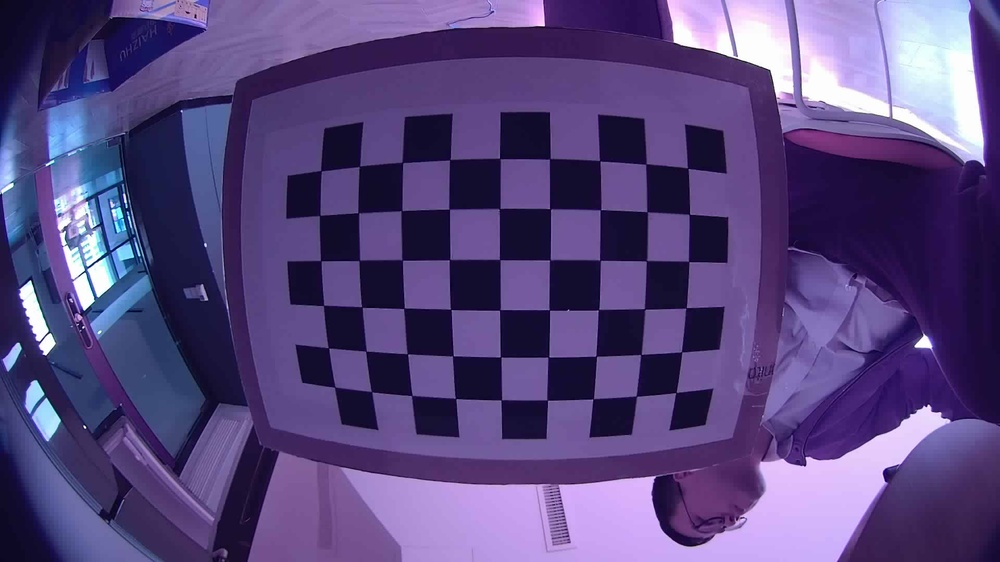
#> input picture deep-learning-library/openCV/data/1.jpg, 1000 x 562 px, shrunk from 1920 x 1080 before the run; its folder holds only this picture in this run
$ python cameraCalibration.py
#> lines starting #> are read from the running program, lines starting #| are printed output that depends on the picture; after the words box and inside, x2 and y2 are one past the last pixel; in counts of white or black regions, pixels touching at a corner belong together
import numpy as np
import cv2
import glob

# termination criteria
criteria = (cv2.TERM_CRITERIA_EPS + cv2.TERM_CRITERIA_MAX_ITER, 50, 0.001)

# prepare object points, like (0,0,0), (1,0,0), (2,0,0) ....,(6,5,0)
objp = np.zeros((6*9,3), np.float32)
objp[:,:2] = np.mgrid[0:9,0:6].T.reshape(-1,2)

# Arrays to store object points and image points from all the images.
objpoints = [] # 3d point in real world space
imgpoints = [] # 2d points in image plane.

images = glob.glob('data\\*.jpg')


for fname in images:
    img = cv2.imread(fname)
#> img is the input picture: shape (562, 1000, 3); mean B, G, R 125.9, 71.5, 87.9
    gray = cv2.cvtColor(img,cv2.COLOR_BGR2GRAY)
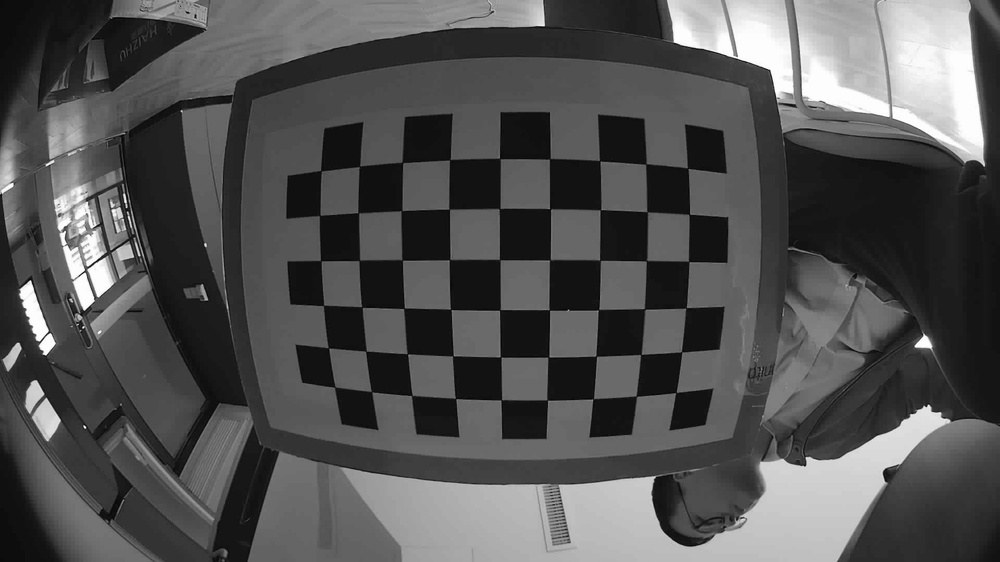
#> gray: shape (562, 1000); min 5, max 255, mean 82.6

    # Find the chess board corners
    ret, corners = cv2.findChessboardCorners(gray, (9,6),None)
#> ret = True; corners = 54 rows, first 8: [676.1, 392.5], [636.3, 396.2], [593.2, 398.8], [547.2, 400.1], [501.1, 400], [455.7, 398.5], [411.7, 395.5], [371.7, 391.7]

    # If found, add object points, image points (after refining them)
    if ret == True:
        objpoints.append(objp)

        corners2 = cv2.cornerSubPix(gray,corners,(9,9),(-1,-1),criteria)
#> corners2 = 54 rows, first 8: [675.9, 392.5], [636.4, 396.2], [593.2, 398.7], [547.3, 400.1], [501.3, 399.7], [455.5, 398.5], [411.8, 395.4], [371.5, 391.7]
        imgpoints.append(corners2)

        # Draw and display the corners
        img = cv2.drawChessboardCorners(img, (9,6), corners2,ret)
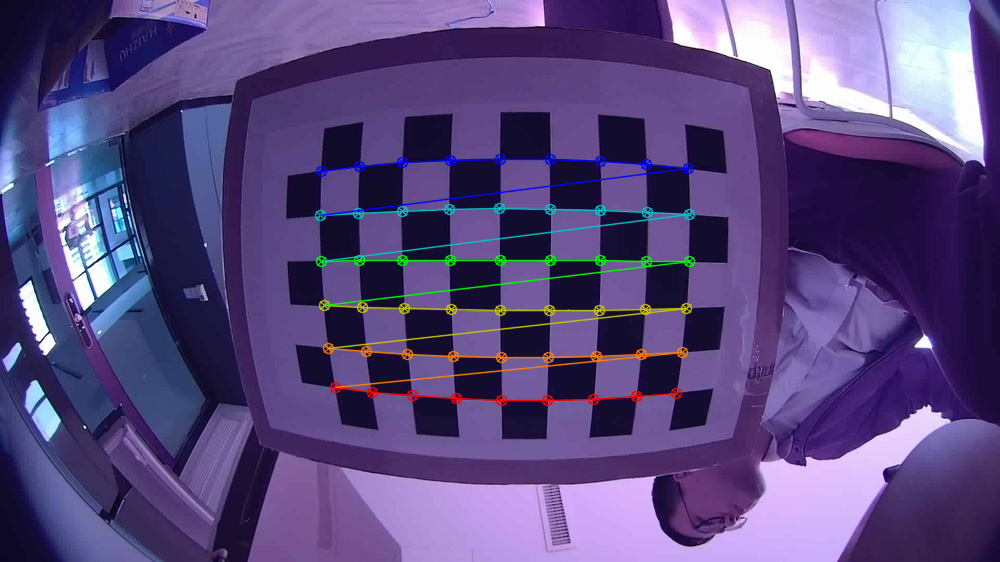
#> img: shape (562, 1000, 3); 2.85% of pixels changed, all inside (x1, y1, x2, y2) = (314, 153, 696, 407)
        cv2.imshow('img',img)
        cv2.waitKey(5)

cv2.destroyAllWindows()

ret, mtx, dist, rvecs, tvecs = cv2.calibrateCamera(objpoints, imgpoints, gray.shape[::-1],None,None)
#> ret = 0.224; mtx = [[367.1, 0, 528.6], [0, 368.2, 280.4], [0, 0, 1]]; dist = [[-0.355, 0.16, -0.00455, -0.00864, -0.0504]]; rvecs = ([0.0134, -0.186, 3.14],); tvecs = ([3.42, 2.59, 7.53],)

#print(mtx,'\n ------\n' , dist, '\n -------')
img = cv2.imread('debug\\test04.jpg') #随便照一张照片测试一下
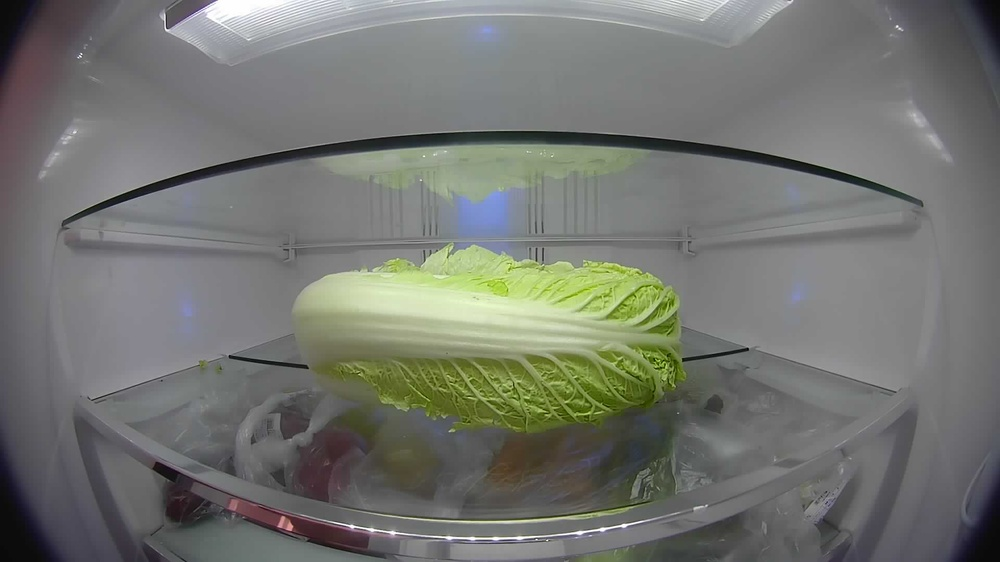
#> input picture deep-learning-library/openCV/debug/test04.jpg, 1000 x 562 px, shrunk from 1920 x 1080 before the run, found by its file name
#> img is the input picture: shape (562, 1000, 3); mean B, G, R 111.7, 117, 115.1
h,  w = img.shape[:2]
#> h = 562; w = 1000
#print('h,w:',img.shape[:2])
newcameramtx, roi=cv2.getOptimalNewCameraMatrix(mtx,dist,(w,h),1,(w,h))
#> newcameramtx = [[367.1, 0, 528.6], [0, 215.2, 244.6], [0, 0, 1]]; roi = (0, 81, 999, 328)
#print(newcameramtx,'\n ------\n' , roi)
# undistort
#dst = cv2.undistort(img, mtx, dist, None, newcameramtx)

# undistort
mapx,mapy = cv2.initUndistortRectifyMap(mtx,dist,None,None,(w,h),5)
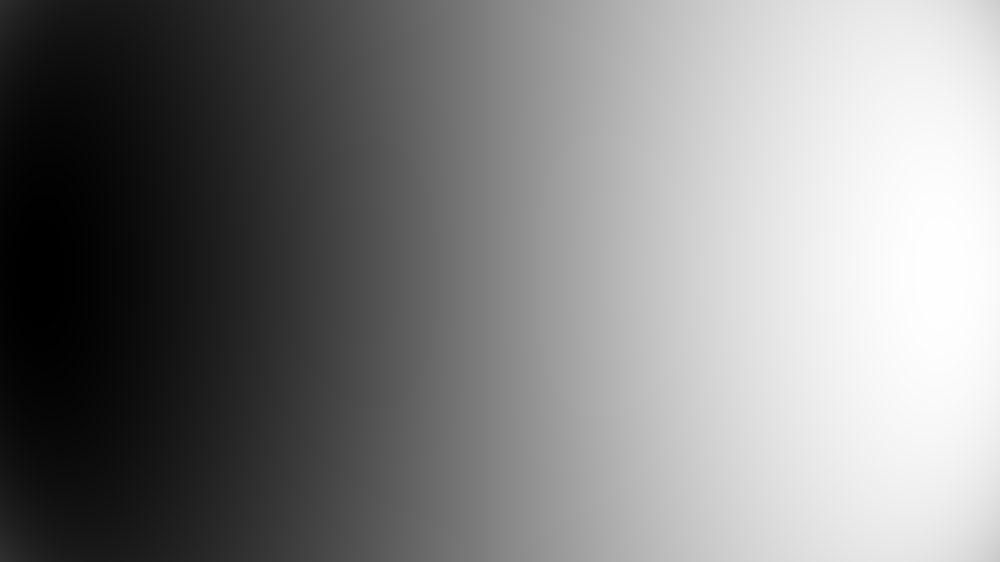
#> mapx: shape (562, 1000) float32; min 218.1, max 810.4, mean 522.1; drawn with min black and max white
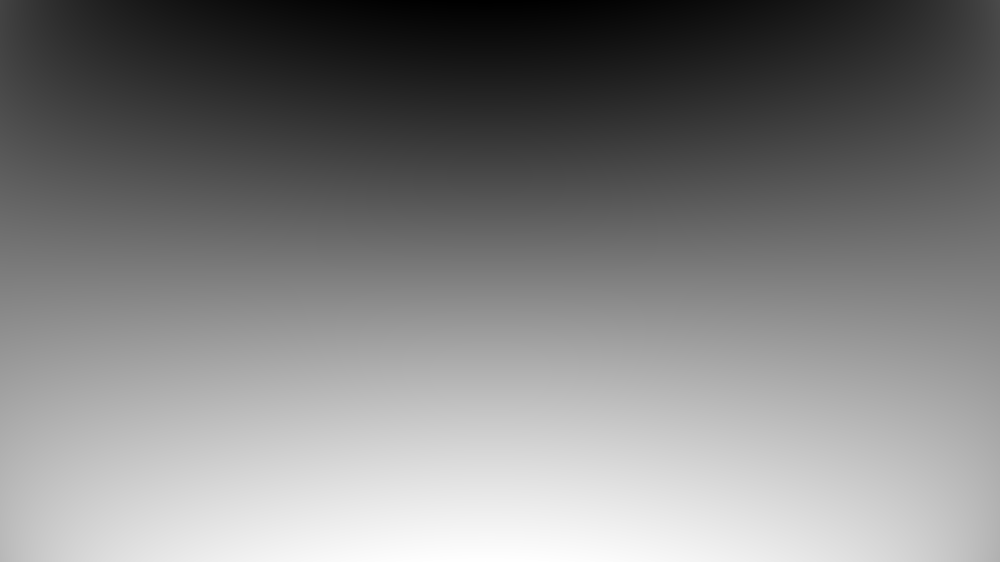
#> mapy: shape (562, 1000) float32; min 42.31, max 512.6, mean 278.4; drawn with min black and max white
dst = cv2.remap(img,mapx,mapy,cv2.INTER_LINEAR)
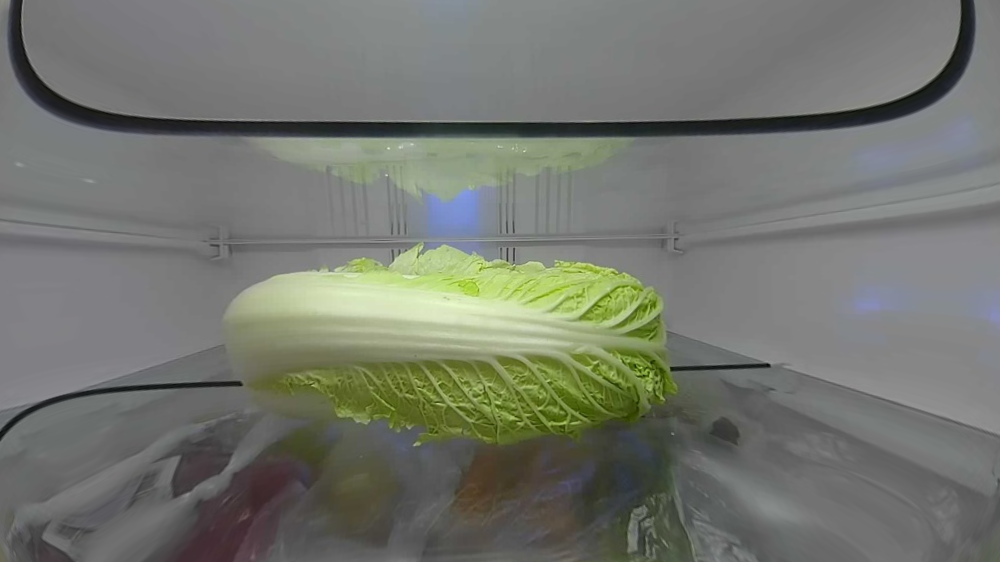
#> dst: shape (562, 1000, 3); mean B, G, R 110.4, 118.2, 115.4
# crop the image
#x,y,w,h = roi
#dst = dst[y:y+h, x:x+w]
cv2.imwrite('calibresult.png',dst)

# crop the image
#x,y,w,h = roi
#dst = dst[y:y+h, x:x+w]
#cv2.imwrite('calibresult.jpg',dst)
